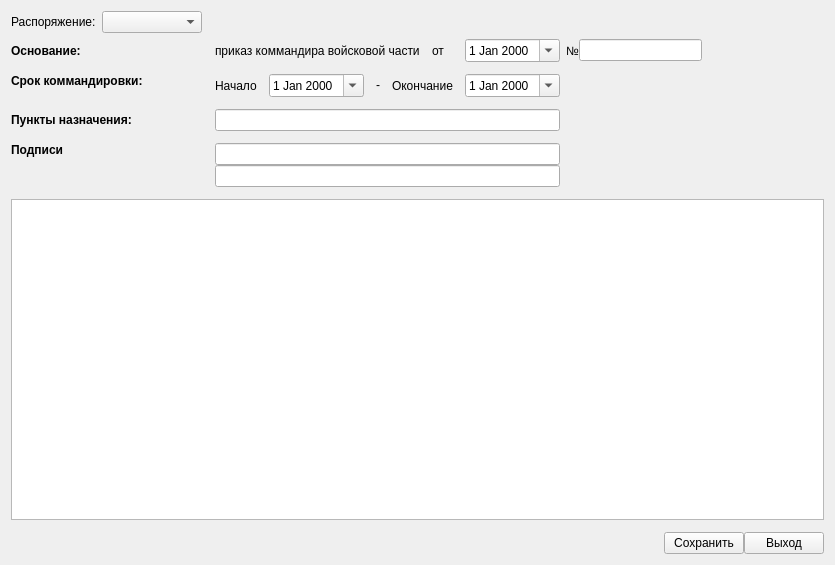
<?xml version="1.0" encoding="UTF-8"?>
<ui version="4.0">
 <class>TravelAuthtorizationForm</class>
 <widget class="QWidget" name="TravelAuthtorizationForm">
  <property name="geometry">
   <rect>
    <x>0</x>
    <y>0</y>
    <width>835</width>
    <height>565</height>
   </rect>
  </property>
  <property name="windowTitle">
   <string>Командировочное удостоверение</string>
  </property>
  <property name="windowIcon">
   <iconset resource="../transport_control.qrc">
    <normaloff>:/images/new.png</normaloff>:/images/new.png</iconset>
  </property>
  <layout class="QVBoxLayout" name="verticalLayout">
   <item>
    <layout class="QHBoxLayout" name="horizontalLayout_6">
     <item>
      <widget class="QLabel" name="label_9">
       <property name="text">
        <string>Распоряжение:</string>
       </property>
      </widget>
     </item>
     <item>
      <widget class="QComboBox" name="cbOrder">
       <property name="sizePolicy">
        <sizepolicy hsizetype="Fixed" vsizetype="Fixed">
         <horstretch>0</horstretch>
         <verstretch>0</verstretch>
        </sizepolicy>
       </property>
       <property name="minimumSize">
        <size>
         <width>100</width>
         <height>0</height>
        </size>
       </property>
      </widget>
     </item>
     <item>
      <spacer name="horizontalSpacer_6">
       <property name="orientation">
        <enum>Qt::Horizontal</enum>
       </property>
       <property name="sizeHint" stdset="0">
        <size>
         <width>40</width>
         <height>20</height>
        </size>
       </property>
      </spacer>
     </item>
    </layout>
   </item>
   <item>
    <layout class="QGridLayout" name="gridLayout_2">
     <property name="verticalSpacing">
      <number>12</number>
     </property>
     <item row="4" column="0" colspan="4">
      <widget class="QTableView" name="tvTravelAuthtorization"/>
     </item>
     <item row="3" column="0">
      <widget class="QLabel" name="labSign">
       <property name="font">
        <font>
         <weight>75</weight>
         <bold>true</bold>
        </font>
       </property>
       <property name="text">
        <string>Подписи</string>
       </property>
       <property name="alignment">
        <set>Qt::AlignLeading|Qt::AlignLeft|Qt::AlignTop</set>
       </property>
      </widget>
     </item>
     <item row="5" column="0" colspan="4">
      <layout class="QHBoxLayout" name="horizontalLayout_3">
       <item>
        <spacer name="horizontalSpacer">
         <property name="orientation">
          <enum>Qt::Horizontal</enum>
         </property>
         <property name="sizeHint" stdset="0">
          <size>
           <width>498</width>
           <height>20</height>
          </size>
         </property>
        </spacer>
       </item>
       <item>
        <widget class="QPushButton" name="pbSave">
         <property name="text">
          <string>Сохранить</string>
         </property>
        </widget>
       </item>
       <item>
        <widget class="QPushButton" name="pushButton_exit">
         <property name="text">
          <string>Выход</string>
         </property>
        </widget>
       </item>
      </layout>
     </item>
     <item row="3" column="2">
      <layout class="QGridLayout" name="gridLayout">
       <property name="horizontalSpacing">
        <number>12</number>
       </property>
       <item row="0" column="0">
        <widget class="QLineEdit" name="leSign1"/>
       </item>
       <item row="1" column="0">
        <widget class="QLineEdit" name="leSign2"/>
       </item>
      </layout>
     </item>
     <item row="3" column="3">
      <spacer name="horizontalSpacer_5">
       <property name="orientation">
        <enum>Qt::Horizontal</enum>
       </property>
       <property name="sizeHint" stdset="0">
        <size>
         <width>40</width>
         <height>20</height>
        </size>
       </property>
      </spacer>
     </item>
     <item row="1" column="2">
      <layout class="QHBoxLayout" name="horizontalLayout_2">
       <property name="spacing">
        <number>12</number>
       </property>
       <item>
        <widget class="QLabel" name="label">
         <property name="text">
          <string>Начало</string>
         </property>
        </widget>
       </item>
       <item>
        <widget class="QDateEdit" name="deBegin">
         <property name="calendarPopup">
          <bool>true</bool>
         </property>
        </widget>
       </item>
       <item>
        <widget class="QLabel" name="label_6">
         <property name="sizePolicy">
          <sizepolicy hsizetype="Fixed" vsizetype="Fixed">
           <horstretch>0</horstretch>
           <verstretch>0</verstretch>
          </sizepolicy>
         </property>
         <property name="text">
          <string>-</string>
         </property>
         <property name="alignment">
          <set>Qt::AlignCenter</set>
         </property>
        </widget>
       </item>
       <item>
        <widget class="QLabel" name="label_5">
         <property name="text">
          <string>Окончание</string>
         </property>
        </widget>
       </item>
       <item>
        <widget class="QDateEdit" name="deEnd">
         <property name="calendarPopup">
          <bool>true</bool>
         </property>
        </widget>
       </item>
      </layout>
     </item>
     <item row="1" column="3">
      <spacer name="horizontalSpacer_2">
       <property name="orientation">
        <enum>Qt::Horizontal</enum>
       </property>
       <property name="sizeHint" stdset="0">
        <size>
         <width>40</width>
         <height>20</height>
        </size>
       </property>
      </spacer>
     </item>
     <item row="0" column="0">
      <widget class="QLabel" name="labReason">
       <property name="sizePolicy">
        <sizepolicy hsizetype="Preferred" vsizetype="Preferred">
         <horstretch>0</horstretch>
         <verstretch>0</verstretch>
        </sizepolicy>
       </property>
       <property name="font">
        <font>
         <weight>75</weight>
         <bold>true</bold>
        </font>
       </property>
       <property name="text">
        <string>Основание: </string>
       </property>
      </widget>
     </item>
     <item row="2" column="1">
      <spacer name="horizontalSpacer_4">
       <property name="orientation">
        <enum>Qt::Horizontal</enum>
       </property>
       <property name="sizeType">
        <enum>QSizePolicy::Fixed</enum>
       </property>
       <property name="sizeHint" stdset="0">
        <size>
         <width>60</width>
         <height>20</height>
        </size>
       </property>
      </spacer>
     </item>
     <item row="1" column="0">
      <widget class="QLabel" name="labPeriod">
       <property name="sizePolicy">
        <sizepolicy hsizetype="Preferred" vsizetype="Preferred">
         <horstretch>0</horstretch>
         <verstretch>0</verstretch>
        </sizepolicy>
       </property>
       <property name="font">
        <font>
         <weight>75</weight>
         <bold>true</bold>
        </font>
       </property>
       <property name="text">
        <string>Срок коммандировки:</string>
       </property>
       <property name="alignment">
        <set>Qt::AlignLeading|Qt::AlignLeft|Qt::AlignTop</set>
       </property>
      </widget>
     </item>
     <item row="0" column="3">
      <layout class="QHBoxLayout" name="horizontalLayout_5">
       <item>
        <widget class="QLabel" name="label_4">
         <property name="text">
          <string>№</string>
         </property>
        </widget>
       </item>
       <item>
        <widget class="QLineEdit" name="leOrder"/>
       </item>
       <item>
        <spacer name="horizontalSpacer_3">
         <property name="orientation">
          <enum>Qt::Horizontal</enum>
         </property>
         <property name="sizeHint" stdset="0">
          <size>
           <width>40</width>
           <height>20</height>
          </size>
         </property>
        </spacer>
       </item>
      </layout>
     </item>
     <item row="2" column="2">
      <widget class="CompleterLineEdit" name="leDestination"/>
     </item>
     <item row="2" column="0">
      <widget class="QLabel" name="labDestination">
       <property name="sizePolicy">
        <sizepolicy hsizetype="Preferred" vsizetype="Preferred">
         <horstretch>0</horstretch>
         <verstretch>0</verstretch>
        </sizepolicy>
       </property>
       <property name="font">
        <font>
         <weight>75</weight>
         <bold>true</bold>
        </font>
       </property>
       <property name="text">
        <string>Пункты назначения:</string>
       </property>
      </widget>
     </item>
     <item row="0" column="2">
      <layout class="QHBoxLayout" name="horizontalLayout_4">
       <property name="spacing">
        <number>12</number>
       </property>
       <item>
        <widget class="QLabel" name="label_7">
         <property name="text">
          <string>приказ коммандира войсковой части</string>
         </property>
        </widget>
       </item>
       <item>
        <widget class="QLabel" name="label_8">
         <property name="text">
          <string>от</string>
         </property>
        </widget>
       </item>
       <item>
        <widget class="QDateEdit" name="deOrder">
         <property name="calendarPopup">
          <bool>true</bool>
         </property>
        </widget>
       </item>
      </layout>
     </item>
    </layout>
   </item>
  </layout>
 </widget>
 <customwidgets>
  <customwidget>
   <class>CompleterLineEdit</class>
   <extends>QLineEdit</extends>
   <header>src/CompleterLineEdit.h</header>
  </customwidget>
 </customwidgets>
 <tabstops>
  <tabstop>cbOrder</tabstop>
  <tabstop>deOrder</tabstop>
  <tabstop>leOrder</tabstop>
  <tabstop>deBegin</tabstop>
  <tabstop>deEnd</tabstop>
  <tabstop>leDestination</tabstop>
  <tabstop>leSign1</tabstop>
  <tabstop>leSign2</tabstop>
  <tabstop>pbSave</tabstop>
  <tabstop>pushButton_exit</tabstop>
  <tabstop>tvTravelAuthtorization</tabstop>
 </tabstops>
 <resources>
  <include location="../transport_control.qrc"/>
 </resources>
 <connections/>
</ui>
